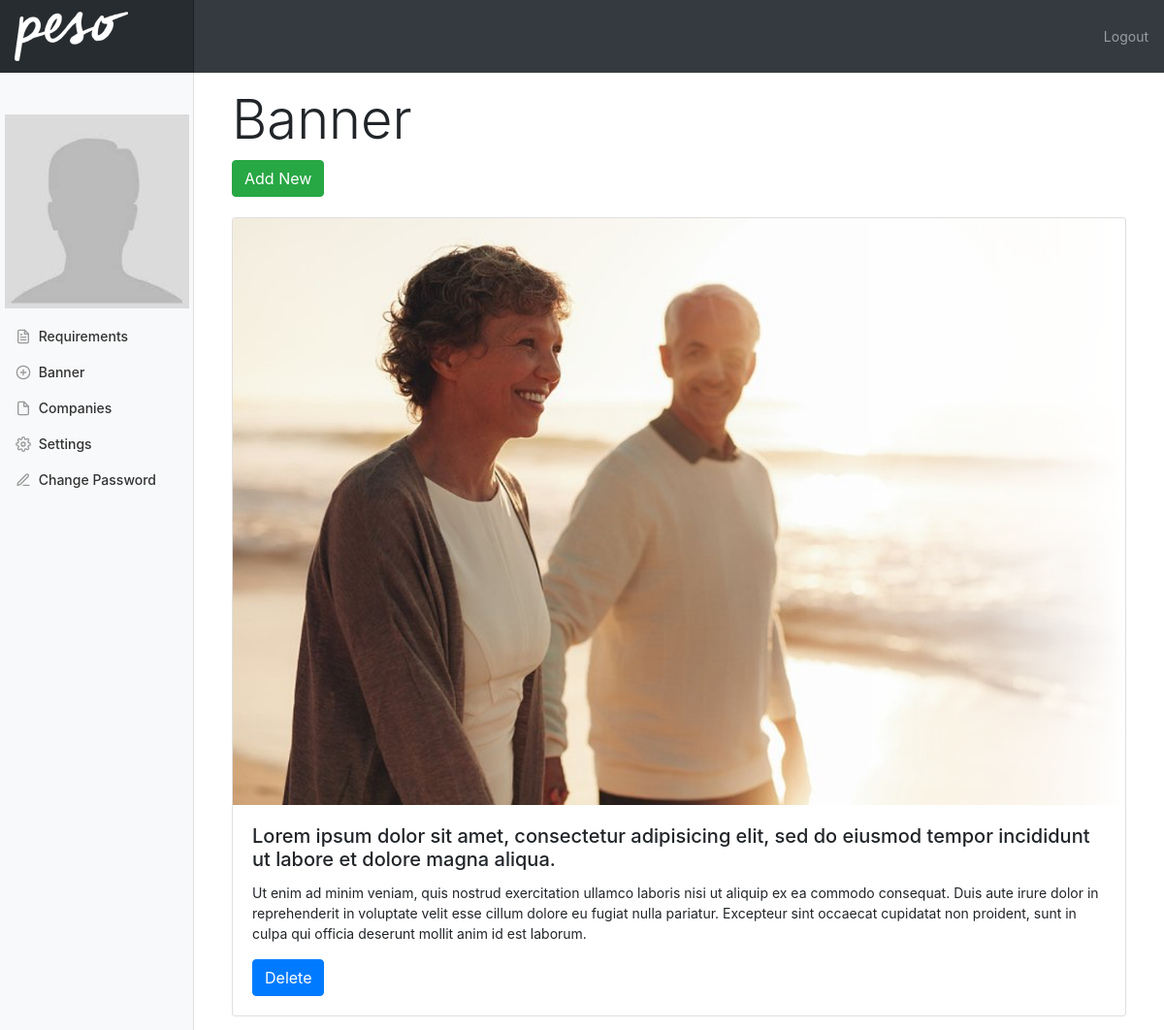
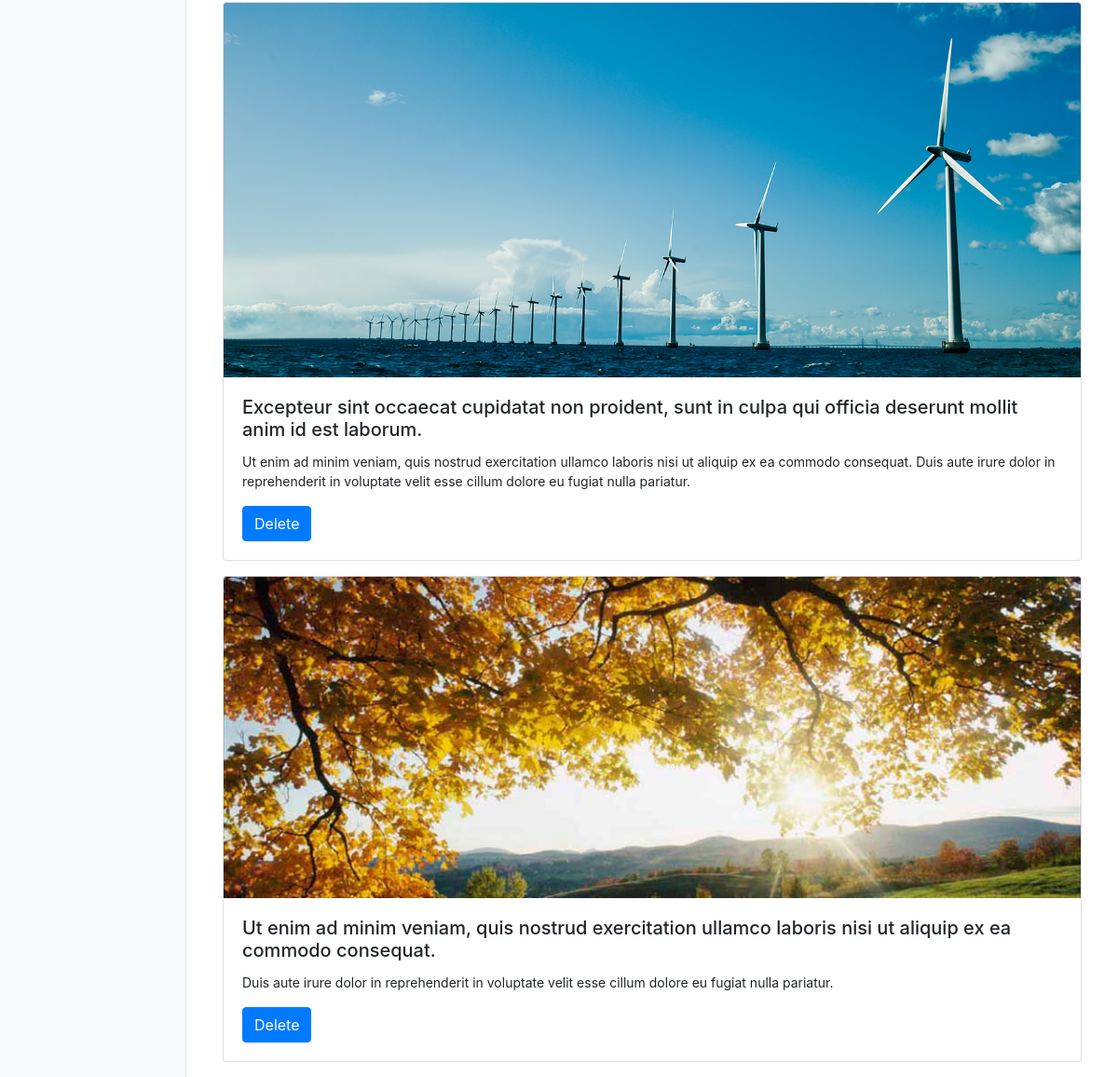
The page /slideshow.php (signed in) on the database as committed earlier (2 pictures, top to bottom).
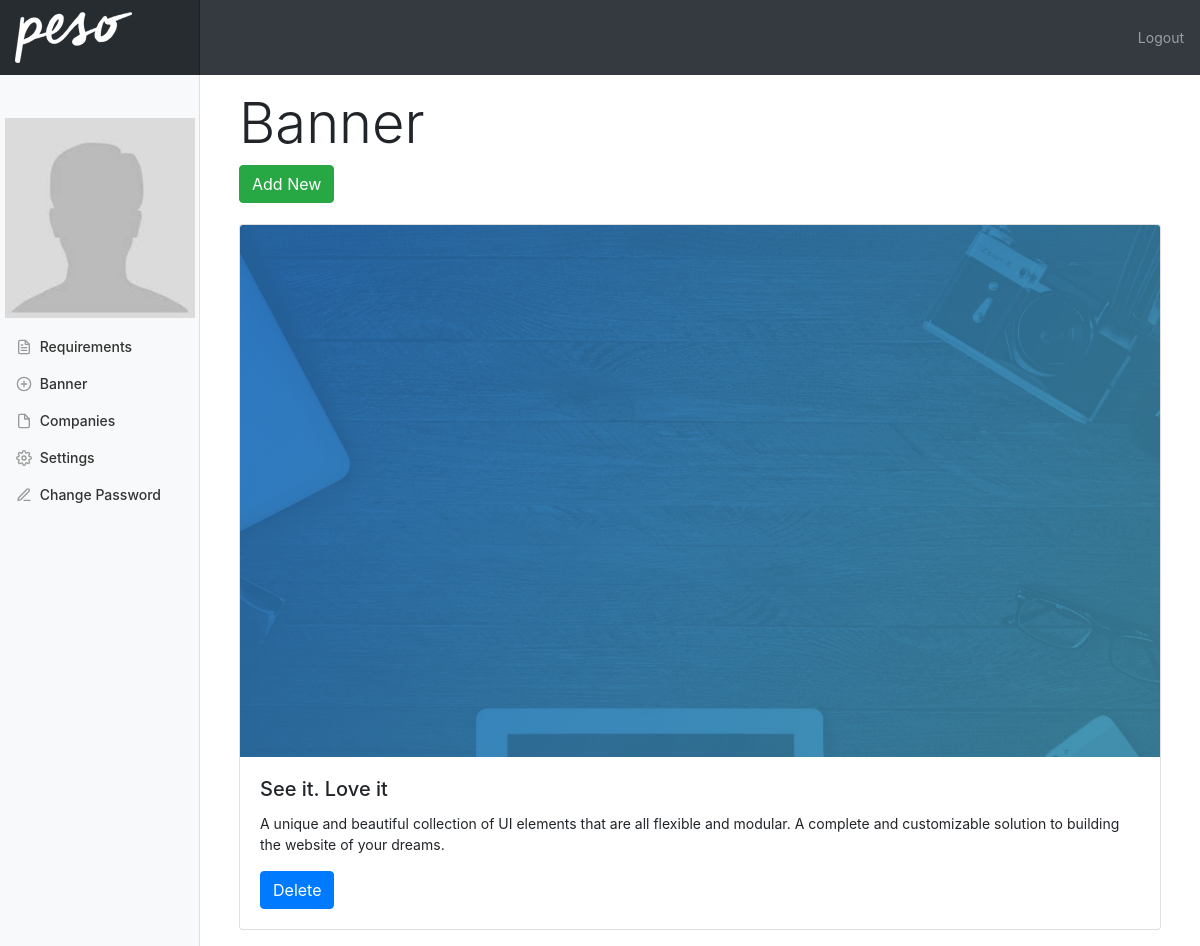
The same page on the database as committed later.
### tables this page shows
CREATE TABLE `slider` (
  `id` int(11) NOT NULL,
  `title` varchar(255) NOT NULL,
  `description` varchar(500) NOT NULL,
  `photoid` int(11) NOT NULL,
  `dateadded` timestamp NOT NULL DEFAULT CURRENT_TIMESTAMP
);

CREATE TABLE `photo` (
  `id` int(11) NOT NULL,
  `filename` varchar(255) NOT NULL,
  `active` int(11) NOT NULL DEFAULT '1',
  `dateadded` timestamp NOT NULL DEFAULT CURRENT_TIMESTAMP
);

### model.php (called while the page is built, shortened)
<?php
class Model {
	protected $db;
	public function __construct(){
		include_once "config.php";
		$this->db = $db;
	}
	public function getAllSlider(){
		return $this->db->query("
			SELECT t1.*, t2.filename FROM slider t1
			LEFT JOIN photo t2 on t1.photoid = t2.id
			where t1.title !=''
			")->fetchAll(PDO::FETCH_ASSOC);
	}
}

### slideshow.php (the view, shortened to what this page needs)
<?php include_once "model.php"; ?>
<?php $model = new Model();
  $model->restrictAccessByLevel(3);
?>
<?php include_once "header2.php"; ?>
    <div class="container-fluid">
      <div class="row">
        <?php include_once "admin-nav.php"; ?>
        <main role="main" class="col-md-9 ml-sm-auto col-lg-10 px-4">
          <br>
          <br>
          <div class="container">
            <div class="row">
              <div class="col-12">
                  <h1 class="display-4">Banner</h1>
                <a href="addnewslide.php" class="  page-header btn btn-md btn-success">Add New</a>
              </div>
            </div>
            <br>
            <div class="row">
              <div class="col-12">
                <?php foreach($model->getAllSlider() as $idx => $slide): ?>
                <div class="card mb-3 slide">
                  <img class="card-img-top" src="uploads/photos/<?= $slide['filename'];?>" alt="<?= $slide['title'];?>">
                  <div class="card-body">
                    <h5 class="card-title"><?= $slide['title'];?></h5>
                    <p class="card-text"><?= $slide['description'];?></p>
                    <button class="btn btn-primary glyphicon-remove-sign"  data-id="<?= $slide['id'];?>">
                      Delete
                    </button>
                  </div>
                </div>
              <?php endforeach ?>
              </div>
            </div>
          </div>
        </main>
      </div>
    </div>
  </body>
</html>

### header2.php (shortened to what this page needs)
<!doctype html>
<html lang="en">
  <head>
    <link href="bootstrap-4.0.0/dist/css/bootstrap.min.css" rel="stylesheet">
    <link href="css/dashboard.css" rel="stylesheet"/>
    <link rel="stylesheet" href="js/jQuery-File-Upload-master/css/jquery.fileupload.css"/>
</head>
  <body>
    <nav class="navbar navbar-dark fixed-top bg-dark flex-md-nowrap p-0 shadow">
      <a class="navbar-brand col-sm-3 col-md-2 mr-0" href="index.php"><img src="img/logo2.png"/></a>
      <ul class="navbar-nav px-3">
        <li class="nav-item text-nowrap">
          <a class="nav-link" href="logout.php">Logout</a>
        </li>
      </ul>
    </nav>

### admin-nav.php (shortened to what this page needs)
<nav class="col-md-2 d-none d-md-block bg-light sidebar">
  <div class="sidebar-sticky">
    <div class="img-container">
      <br>
      <br>
      <?php
      $valid = false;
      $photo = (!$valid) ? "./img/default.jpg" : $_SESSION['photo'];
      ?>
      <img id="account-logo" src="<?= $photo;?>">
    </div>
    <ul class="nav flex-column">
      <li class="nav-item">
        <a class="nav-link" href="requirements.php">
          <span data-feather="file-text"></span>
          Requirements
        </a>
      </li>
      <li class="nav-item">
        <a class="nav-link" href="slideshow.php">
          <span data-feather="plus-circle"></span>
          Banner
        </a>
      </li>
      <li class="nav-item">
         <a class="nav-link" href="companies.php">
          <span data-feather="file"></span>
          Companies
        </a>
      </li>
      <li class="nav-item">
         <a class="nav-link" href="setting.php">
          <span data-feather="settings"></span>
          Settings
        </a>
      </li>
       <li class="nav-item">
          <a class="nav-link" href="adminpw.php">
            <span data-feather="edit-3"></span>
            Change Password
          </a>
        </li>
    </ul>
  </div>
</nav>

### css/dashboard.css (style rules this page uses)
body { font-size: .875rem; }
.feather { width: 16px; height: 16px; vertical-align: text-bottom; }
.sidebar { position: fixed; top: 0; bottom: 0; left: 0; z-index: 100; padding: 48px 0 0; box-shadow: inset -1px 0 0 rgba(0, 0, 0, .1); }
.sidebar-sticky { position: relative; top: 0; height: calc(100vh - 48px); padding-top: .5rem; overflow-x: hidden; overflow-y: auto; }
.sidebar .nav-link { font-weight: 500; color: #333; }
.sidebar .nav-link .feather { margin-right: 4px; color: #999; }
[role="main"] { padding-top: 48px; }
.navbar-brand { padding-top: .75rem; padding-bottom: .75rem; font-size: 1rem; background-color: rgba(0, 0, 0, .25); box-shadow: inset -1px 0 0 rgba(0, 0, 0, .25); }

### admin-nav.php (style rules this page uses)
#account-logo { width: auto; max-height: 200px; display: block; margin: 20px auto 10px; }

Rows that differ between the two databases and show on the page:
removed slider: photoid.filename (picture), title "Lorem ipsum dolor sit amet, consectetur adipisicing elit, sed do eiusmod tempor incididunt ut labore et dolore magna aliqua.", description "Ut enim ad minim veniam, quis nostrud exercitation ullamco laboris nisi ut aliquip ex ea commodo consequat. Duis aute irure dolor in reprehenderit in voluptate velit esse cillum dolore eu fugiat nulla pariatur. Excepteur sint occaecat cupidatat non proident, sunt in culpa qui officia deserunt mollit anim id est laborum."
removed slider: photoid.filename (picture), title "Excepteur sint occaecat cupidatat non proident, sunt in culpa qui officia deserunt mollit anim id est laborum.", description "Ut enim ad minim veniam, quis nostrud exercitation ullamco laboris nisi ut aliquip ex ea commodo consequat. Duis aute irure dolor in reprehenderit in voluptate velit esse cillum dolore eu fugiat nulla pariatur."
removed slider: photoid.filename (picture), title "Ut enim ad minim veniam, quis nostrud exercitation ullamco laboris nisi ut aliquip ex ea commodo consequat.", description "Duis aute irure dolor in reprehenderit in voluptate velit esse cillum dolore eu fugiat nulla pariatur."
added slider: photoid.filename (picture), title "See it. Love it", description "A unique and beautiful collection of UI elements that are all flexible and modular. A complete and customizable solution to building the website of your dreams."
